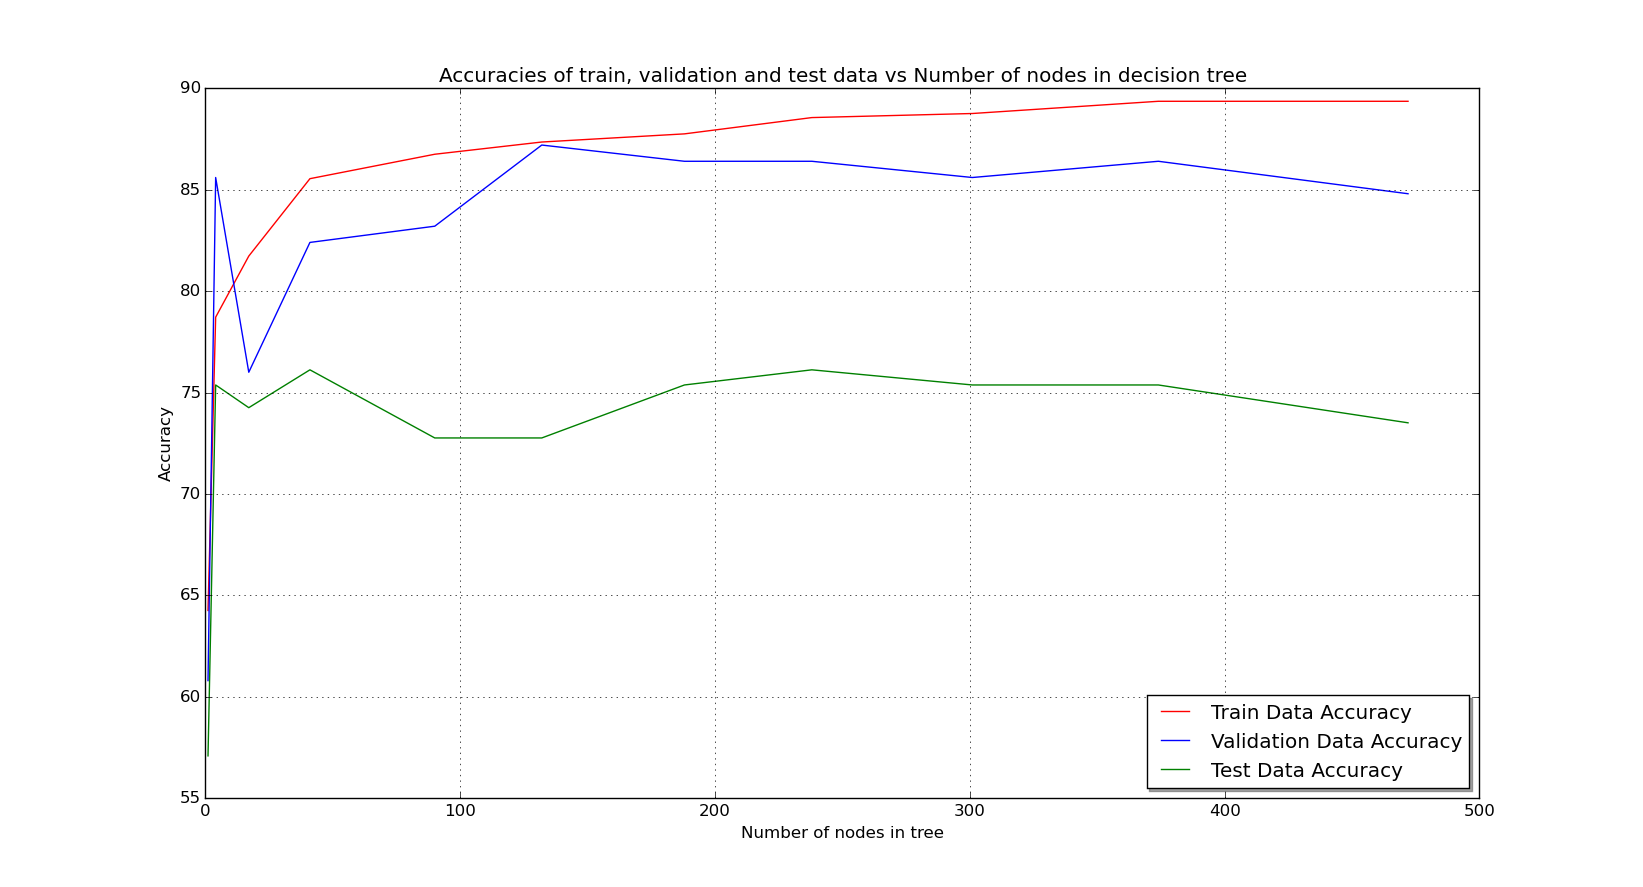

Recreate this plot in Python.
import math
import pickle
import numpy as np
import pandas as pd
import matplotlib.pyplot as plt

disc_atts = ['Pclass','Sex','Embarked','Cabin_a']
num_atts =  ['Age','SibSp','Parch','Ticket','Fare','Cabin_b']

poss_vals = {}
poss_vals['Pclass'] = [0,1,2,3]
poss_vals['Sex'] = ['0','male','female']
poss_vals['Embarked'] = ['0','C','Q','S']
poss_vals['Cabin_a'] = ['0','A','B','C','D','E','F','G','T']
poss_vals['Age'] = [0,1]
poss_vals['SibSp'] = [0,1]
poss_vals['Parch'] = [0,1]
poss_vals['Ticket'] = [0,1]
poss_vals['Fare'] = [0,1]
poss_vals['Cabin_b'] = [0,1]

print('Loading Data...')

pkl_handle = open('data.pkl','rb')
train_data, val_data , test_data = pickle.load(pkl_handle)
pkl_handle.close()

print('Data Loading Completed\n\n')

def entropy(data):
	y = data['Survived']
	p0 = (1+len(y[y==0])) / (2+len(y))
	p1 = 1-p0
	return (-1)*(p0*math.log(p0,2) + p1*math.log(p1,2))

def entropy_given_att(data,att):
	splited_data = split(data,att)
	return sum(len(d)*entropy(d) for d in splited_data)/len(data)


def split(data,att):
	ret = []
	for i in range(len(poss_vals[att])):
		d = data[data[att] == i]
		d = d.drop(att,1)
		ret.append(d)
	return ret


def bestFeatureToSplit(data):
	cur_entropy = entropy(data)
	min_entropy = 2
	best_att = None
	for att in data.columns:
		if (att == 'Survived'):
			continue
		new_entropy = entropy_given_att(data,att)
		if (min_entropy >= new_entropy):
			if (min_entropy == new_entropy):
				new_index = np.where(np.array(data.columns)==att)[0][0]
				min_index = np.where(np.array(data.columns)==best_att)[0][0]
				if (new_index < min_index):
					min_entropy = new_entropy
					best_att = att
			else:
				min_entropy = new_entropy
				best_att = att
	return best_att


def majorityClass(data):
	y = data['Survived']
	return (len(y[y==0]) < len(y[y==1]))


def growTree(data):
	if (len(data)==0):
		return [None,0,[]]
	maj_class = majorityClass(data)
	if (len(data.columns)==1):
		return [None,maj_class,[]]
	y = data['Survived']
	if (len(y[y==y.iloc[0]]) == len(y)):
		return [None,y.iloc[0],[]]
	best_att = bestFeatureToSplit(data)
	splited_data = split(data,best_att)
	return [best_att, maj_class ,[growTree(d) for d in splited_data]]


def predict(tree,data_val,depth):
	while(tree[0]!=None and depth!=0):
		depth-=1
		tree = tree[2][int(data_val[tree[0]])]
	return tree[1]


def accuracy(tree,data,depth):
	acc = 0
	for i,r in data.iterrows():
		acc += (r['Survived']==predict(tree,r,depth))
	return (acc/len(data))*100


def numNodes(tree,depth):
	if (tree[0]==None or depth==0):
		return 1
	num_nodes=1
	depth-=1
	for i in range(len(tree[2])):
		num_nodes += numNodes(tree[2][i],depth)
	return num_nodes


print("Making Decision Tree")
tree = growTree(train_data)
print("Making Decision Tree Completed!\n")

# tree depth on train data = 11
tree_depth = 11

num_node_array=np.zeros(tree_depth)
train_accs=np.zeros(tree_depth)
val_accs=np.zeros(tree_depth)
test_accs=np.zeros(tree_depth)

print('Predicting...')
for i in range(11):
	num_node_array[i] = numNodes(tree,i)
	train_accs[i] = accuracy(tree,train_data,i)
	val_accs[i] = accuracy(tree,val_data,i)
	test_accs[i] = accuracy(tree,test_data,i)
print('Prediction Completed!\n')

def plot_graph():
	global num_node_array,train_accs,val_accs,test_accs
	plt.grid(True)
	plt.xlabel("Number of nodes in tree")
	plt.ylabel("Accuracy")
	plt.title("Accuracies of train, validation and test data vs Number of nodes in decision tree")
	plt.plot(num_node_array,train_accs,'-r',label='Train Data Accuracy')
	plt.plot(num_node_array,val_accs,'-b',label='Validation Data Accuracy')
	plt.plot(num_node_array,test_accs,'-g',label='Test Data Accuracy')
	plt.legend(loc='lower right', shadow=True)
	plt.show()


print('============')
print('|Accuracies|')
print('============\n')
print("Train data      : ", train_accs[-1])
print("Validation data : ", val_accs[-1])
print("Test data       : ", test_accs[-1])
print('\n\n')

plot_graph()
